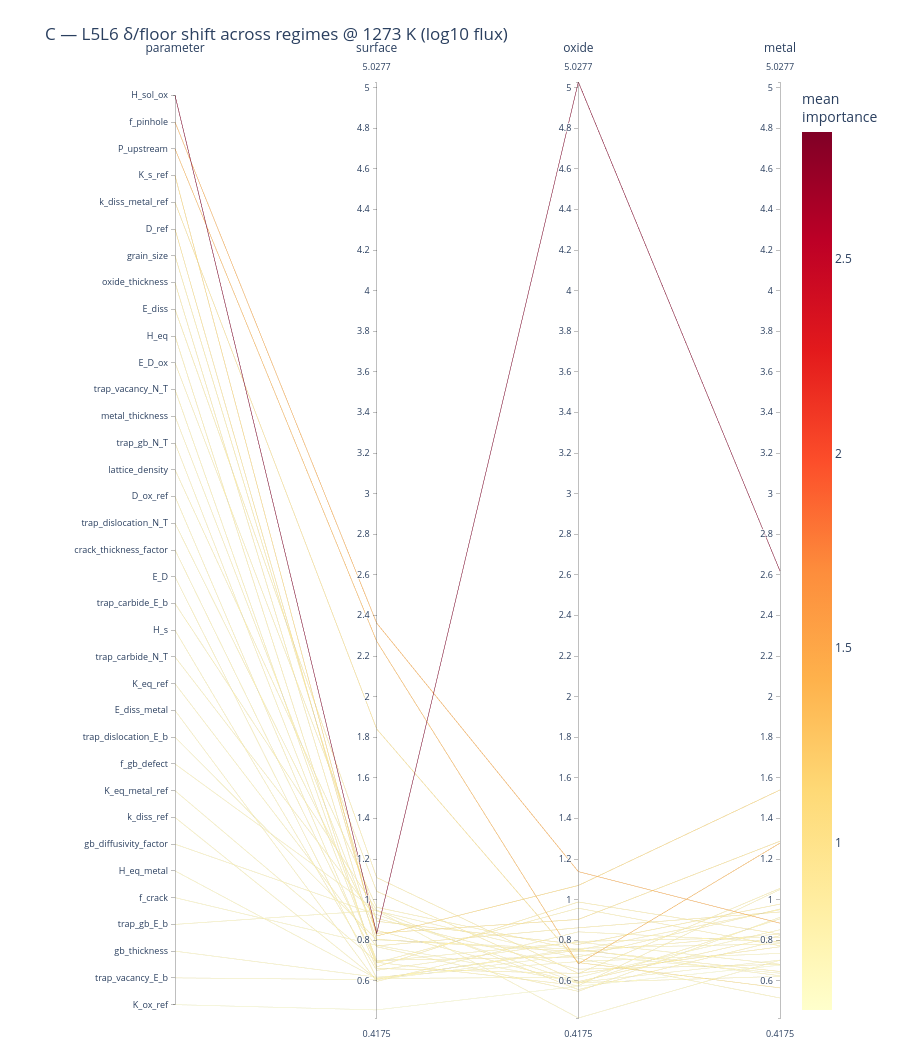

This figure's notebook cell:
### Markdown cell above
## C — δ/floor sensitivity shift across regimes

Each line is a **parameter**; axes are the three regimes; height = its **`delta_over_floor`**
for log10(flux). Steeply sloped lines are parameters whose importance changes between regimes.
Colour = mean importance.

Read the 1.0 level as the noise floor: a parameter near or below it in every column is not
resolved anywhere, and its slope is noise rather than physics.

### Code cell
matC = (routeB_T[routeB_T.metric == 'flux']
        .pivot(index='parameter', columns='regime', values='delta_over_floor')
        .reset_index())
matC = matC[['parameter'] + [r for r in REGIMES if r in matC.columns]]

figC = parallel_coordinates_sensitivity(
    matC, regimes=tuple(REGIMES),
    title=f'C — L5L6 δ/floor shift across regimes @ {T_SHOW} K (log10 flux)',
    save_html=os.path.join(FIG_DIR, 'pcp_C_sensitivity.html'))
print("floors at this temperature:")
print(routeB_T[routeB_T.metric == 'flux'].groupby('regime')['floor'].first().round(4).to_string())
figC

### Figure 1 — Plotly figure (JSON) as saved in the notebook; plotly's stock layout.template omitted (floating-point values rounded to 4 significant figures)
{"data": [{"dimensions": [{"label": "parameter", "range": [-0.5, 34.5], "ticktext": ["H_sol_ox", "f_pinhole", "P_upstream", "K_s_ref", "k_diss_metal_ref", "D_ref", "grain_size", "oxide_thickness", "E_diss", "H_eq", "E_D_ox", "trap_vacancy_N_T", "metal_thickness", "trap_gb_N_T", "lattice_density", "D_ox_ref", "trap_dislocation_N_T", "crack_thickness_factor", "E_D", "trap_carbide_E_b", "H_s", "trap_carbide_N_T", "K_eq_ref", "E_diss_metal", "trap_dislocation_E_b", "f_gb_defect", "K_eq_metal_ref", "k_diss_ref", "gb_diffusivity_factor", "H_eq_metal", "f_crack", "trap_gb_E_b", "gb_thickness", "trap_vacancy_E_b", "K_ox_ref"], "tickvals": [34, 33, 32, 31, 30, 29, 28, 27, 26, 25, 24, 23, 22, 21, 20, 19, 18, 17, 16, 15, 14, 13, 12, 11, 10, 9, 8, 7, 6, 5, 4, 3, 2, 1, 0], "values": [34, 33, 32, 31, 30, 29, 28, 27, 26, 25, 24, 23, 22, 21, 20, 19, 18, 17, 16, 15, 14, 13, 12, 11, 10, 9, 8, 7, 6, 5, 4, 3, 2, 1, 0]}, {"label": "surface", "range": [0.4175, 5.028], "values": [0.8335, 2.363, 2.273, 0.8217, 1.841, 0.8349, 0.8941, 0.7726, 1.109, 0.6693, 1.042, 0.6899, 0.805, 0.7019, 0.9628, 0.6615, 0.8496, 0.692, 0.6128, 0.949, 0.6524, 0.9086, 0.7685, 0.5975, 0.8028, 0.9452, 0.6961, 0.6081, 0.9271, 0.6117, 0.7758, 0.9471, 0.6184, 0.6064, 0.4575]}, {"label": "oxide", "range": [0.4175, 5.028], "values": [5.028, 1.139, 0.684, 1.07, 0.6906, 0.9031, 0.78, 0.8619, 0.6372, 0.9889, 0.5969, 0.9585, 0.744, 0.7184, 0.7522, 0.6368, 0.5881, 0.5768, 0.7524, 0.5574, 0.7948, 0.658, 0.5488, 0.8419, 0.755, 0.7116, 0.7916, 0.7608, 0.5917, 0.6188, 0.5932, 0.4175, 0.6955, 0.7297, 0.5742]}, {"label": "metal", "range": [0.4175, 5.028], "values": [2.619, 0.8846, 1.279, 1.541, 0.566, 1.288, 0.9786, 0.9396, 0.7683, 0.8307, 0.823, 0.773, 0.8318, 0.9543, 0.6467, 1.056, 0.9058, 1.05, 0.951, 0.8008, 0.8156, 0.6815, 0.9136, 0.7909, 0.6254, 0.516, 0.6822, 0.7833, 0.6227, 0.8524, 0.7025, 0.7023, 0.7358, 0.6381, 0.678]}], "labelangle": 0, "labelfont": {"size": 12}, "labelside": "top", "line": {"color": [2.827, 1.462, 1.412, 1.144, 1.033, 1.009, 0.8842, 0.858, 0.8383, 0.8296, 0.8205, 0.8071, 0.7936, 0.7915, 0.7873, 0.7848, 0.7812, 0.7731, 0.772, 0.7691, 0.7543, 0.7494, 0.7436, 0.7435, 0.7277, 0.7243, 0.7233, 0.7174, 0.7138, 0.6943, 0.6905, 0.689, 0.6832, 0.658, 0.5699], "colorbar": {"title": {"text": "mean<br>importance"}}, "colorscale": [[0, "rgb(255,255,204)"], [0.125, "rgb(255,237,160)"], [0.25, "rgb(254,217,118)"], [0.375, "rgb(254,178,76)"], [0.5, "rgb(253,141,60)"], [0.625, "rgb(252,78,42)"], [0.75, "rgb(227,26,28)"], [0.875, "rgb(189,0,38)"], [1, "rgb(128,0,38)"]], "showscale": true}, "rangefont": {"size": 9}, "tickfont": {"size": 9}, "type": "parcoords"}], "layout": {"font": {"size": 12}, "height": 1060, "margin": {"b": 40, "l": 175, "r": 120, "t": 80}, "title": {"text": "C — L5L6 δ/floor shift across regimes @ 1273 K (log10 flux)"}}}
